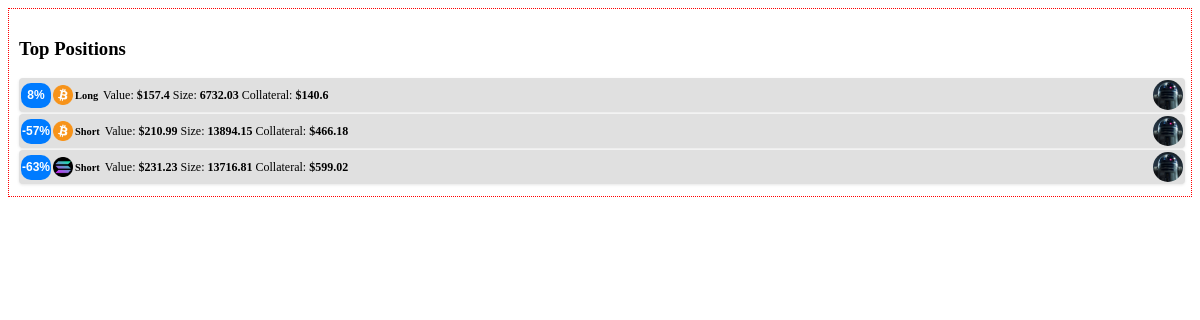
The app's page /positions/top_positions, older data.
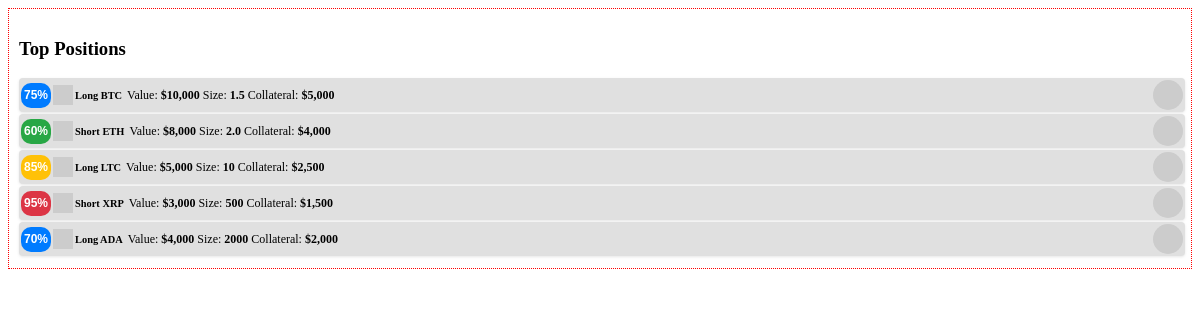
The same page, newer data.
### tables this page shows
CREATE TABLE positions (
        id TEXT PRIMARY KEY,
        asset_type TEXT,
        position_type TEXT,
        entry_price REAL,
        liquidation_price REAL,
        current_travel_percent REAL,
        value REAL,
        collateral REAL,
        size REAL,
        leverage REAL,
        wallet_name TEXT,
        last_updated DATETIME,
        alert_reference_id TEXT,
        hedge_buddy_id TEXT,
        current_price REAL,
        liquidation_distance REAL,
        heat_index REAL,
        current_heat_index REAL,
        pnl_after_fees_usd REAL
    );

### positions/positions_bp.py (the view)
@positions_bp.route("/top_positions", methods=["GET"])
@positions_bp.route("/top_positions", methods=["GET"])
def show_top_positions():
    try:
        all_positions = PositionService.get_all_positions(DB_PATH)
        _resolve_wallet_images(all_positions)
        valid_positions = [pos for pos in all_positions if pos.get("current_travel_percent") is not None]
        top_positions = sorted(valid_positions, key=lambda pos: pos["current_travel_percent"], reverse=True)[:3]
        bottom_positions = sorted(valid_positions, key=lambda pos: pos["current_travel_percent"])[:3]
        print("DEBUG: Alert States for Top Positions:")
        for pos in top_positions:
            print("Top Position - ID: {}, Alert State: {}".format(pos.get("id", "unknown"),
                                                                  pos.get("alert_state", "N/A")))
        print("DEBUG: Alert States for Bottom Positions:")
        for pos in bottom_positions:
            print("Bottom Position - ID: {}, Alert State: {}".format(pos.get("id", "unknown"),
                                                                     pos.get("alert_state", "N/A")))
        return render_template("top_positions.html", top_positions=top_positions, bottom_positions=bottom_positions)
    except Exception as e:
        print("Error retrieving top positions: {}".format(e))
        return render_template("top_positions.html", top_positions=[], bottom_positions=[])

### data/data_locker.py (called while the page is built)
    @classmethod
    def get_instance(cls, db_path: Optional[str] = None) -> 'DataLocker':
        if cls._instance is None:
            cls._instance = cls(db_path)
        return cls._instance

    def _init_sqlite_if_needed(self):
        db_dir = os.path.dirname(self.db_path)
        if db_dir and not os.path.exists(db_dir):
            os.makedirs(db_dir, exist_ok=True)
            self.logger.debug(f"Created directory for DB: {db_dir}")
        if self.conn is None:
            self.conn = sqlite3.connect(self.db_path, check_same_thread=False)
            self.conn.row_factory = sqlite3.Row
        if self.cursor is None:
            self.cursor = self.conn.cursor()

    def read_positions(self):
        cursor = self.conn.cursor()
        cursor.execute("SELECT * FROM positions")
        rows = cursor.fetchall()
        cursor.close()
        return rows

    def get_wallet_by_name(self, wallet_name: str) -> Optional[dict]:
        self._init_sqlite_if_needed()
        self.cursor.execute("""
            SELECT name,
                   public_address,
                   private_address,
                   image_path,
                   balance
              FROM wallets
             WHERE name=?
             LIMIT 1
        """, (wallet_name,))
        row = self.cursor.fetchone()
        if not row:
            return None
        return {
            "name": row["name"],
            "public_address": row["public_address"],
            "private_address": row["private_address"],
            "image_path": row["image_path"],
            "balance": row["balance"]
        }

### launch_pad.py (called while the page is built)
@app.context_processor
def update_theme_context():
    config_path = current_app.config.get("CONFIG_PATH", CONFIG_PATH)
    try:
        with open(config_path, 'r') as f:
            conf = json.load(f)
    except Exception as e:
        conf = {}
    theme = {}
    theme_config = conf.get("theme_config", {})
    selected = theme_config.get("selected_profile", "")
    if selected:
        theme = theme_config.get("profiles", {}).get(selected, {})
    return dict(theme=theme)

### utils/calc_services.py (called while the page is built)
    def calculate_value(self, position):
        size = float(position.get("size", 0.0))
        return round(size, 2)

    def calculate_leverage(self, size: float, collateral: float) -> float:
        if size <= 0 or collateral <= 0:
            return 0.0
        return round(size / collateral, 2)

### templates/top_positions.html (shortened to what this page needs)
<div class="invisible-container" style="border: 1px dotted red; padding: 10px;">
  <div class="card">
    <div class="card-header">
      <h3 class="card-title">Top Positions</h3>
    </div>
    <div class="card-body">
      {% if top_positions %}
        {% for pos in top_positions %}
          {% set box_class = "text-bg-blue" %}
          {% if pos.alert_state == "alert-low" %}
            {% set box_class = "text-bg-success" %}
          {% elif pos.alert_state == "alert-medium" %}
            {% set box_class = "text-bg-warning" %}
          {% elif pos.alert_state == "alert-high" %}
            {% set box_class = "text-bg-danger" %}
          {% endif %}
          <div class="info-box">
            <span class="info-box-icon {{ box_class }} text-white">
              <span class="small-percentage">
                {{ pos.current_travel_percent | round(0, 'floor') | int }}%
              </span>
            </span>
            <div class="info-box-content">
              <div class="info-box-asset">
                <span class="info-box-extra">
                  <img src="{{ url_for('static', filename='images/' ~ pos.asset_type|lower ~ '_logo.png') }}"
                       alt="{{ pos.asset_type }} Logo"
                       onerror="this.onerror=null;this.src='{{ url_for('static', filename='images/default_logo.png') }}';">
                  <span>{{ pos.position_type }}</span>
                </span>
                <div class="info-box-details">
                  <span>Value: <strong>${{ pos.value }}</strong></span>
                  <span>Size: <strong>{{ pos.size }}</strong></span>
                  <span>Collateral: <strong>${{ pos.collateral }}</strong></span>
                </div>
              </div>
            </div>
            <div class="info-box-wallet">
              {% if pos.wallet_image %}
                <img src="{{ pos.wallet_image }}"
                     alt="Wallet Logo"
                     onerror="this.onerror=null;this.style.display='none';this.nextElementSibling.style.display='inline-flex';">
              {% else %}
                <span style="display:inline-flex;width:30px;height:30px;border-radius:50%;background:#6c757d;color:#fff;font-size:11px;font-weight:bold;align-items:center;justify-content:center;">
                  {{ (pos.wallet_name or '?')[:2]|upper }}
                </span>
              {% endif %}
            </div>
          </div>
        {% endfor %}
      {% else %}
        <div class="info-box">
          <span class="info-box-icon text-bg-blue text-white">
            <span class="small-percentage">75%</span>
          </span>
          <div class="info-box-content">
            <div class="info-box-asset">
              <span class="info-box-extra">
                <img src="https://via.placeholder.com/20" alt="BTC Logo">
                <span>Long BTC</span>
              </span>
              <div class="info-box-details">
                <span>Value: <strong>$10,000</strong></span>
                <span>Size: <strong>1.5</strong></span>
                <span>Collateral: <strong>$5,000</strong></span>
              </div>
            </div>
          </div>
          <div class="info-box-wallet">
            <img src="https://via.placeholder.com/30" alt="Wallet Logo">
          </div>
        </div>
        <div class="info-box">
          <span class="info-box-icon text-bg-success text-white">
            <span class="small-percentage">60%</span>
          </span>
          <div class="info-box-content">
            <div class="info-box-asset">
              <span class="info-box-extra">
                <img src="https://via.placeholder.com/20" alt="ETH Logo">
                <span>Short ETH</span>
              </span>
              <div class="info-box-details">
                <span>Value: <strong>$8,000</strong></span>
                <span>Size: <strong>2.0</strong></span>
                <span>Collateral: <strong>$4,000</strong></span>
              </div>
            </div>
          </div>
          <div class="info-box-wallet">
            <img src="https://via.placeholder.com/30" alt="Wallet Logo">
          </div>
        </div>
        <div class="info-box">
          <span class="info-box-icon text-bg-warning text-white">
            <span class="small-percentage">85%</span>
          </span>
          <div class="info-box-content">
            <div class="info-box-asset">
              <span class="info-box-extra">
                <img src="https://via.placeholder.com/20" alt="LTC Logo">
                <span>Long LTC</span>
              </span>
              <div class="info-box-details">
                <span>Value: <strong>$5,000</strong></span>
                <span>Size: <strong>10</strong></span>
                <span>Collateral: <strong>$2,500</strong></span>
              </div>
            </div>
          </div>
          <div class="info-box-wallet">
            <img src="https://via.placeholder.com/30" alt="Wallet Logo">
          </div>
        </div>
        <div class="info-box">
          <span class="info-box-icon text-bg-danger text-white">
            <span class="small-percentage">95%</span>
          </span>
          <div class="info-box-content">
            <div class="info-box-asset">
              <span class="info-box-extra">
                <img src="https://via.placeholder.com/20" alt="XRP Logo">
                <span>Short XRP</span>
              </span>
              <div class="info-box-details">
                <span>Value: <strong>$3,000</strong></span>
                <span>Size: <strong>500</strong></span>
                <span>Collateral: <strong>$1,500</strong></span>
              </div>
            </div>
          </div>
          <div class="info-box-wallet">
            <img src="https://via.placeholder.com/30" alt="Wallet Logo">
          </div>
        </div>
        <div class="info-box">
          <span class="info-box-icon text-bg-blue text-white">
            <span class="small-percentage">70%</span>
          </span>
          <div class="info-box-content">
            <div class="info-box-asset">
              <span class="info-box-extra">
                <img src="https://via.placeholder.com/20" alt="ADA Logo">
                <span>Long ADA</span>
              </span>
              <div class="info-box-details">
                <span>Value: <strong>$4,000</strong></span>
                <span>Size: <strong>2000</strong></span>
                <span>Collateral: <strong>$2,000</strong></span>
              </div>
            </div>
          </div>
          <div class="info-box-wallet">
            <img src="https://via.placeholder.com/30" alt="Wallet Logo">
          </div>
        </div>
      {% endif %}
    </div>
  </div>
</div>

### templates/top_positions.html (style rules this page uses)
.invisible-container .card-body { display: block !important; overflow: visible !important; height: auto !important; }
.info-box { display: flex; align-items: center; background-color: #e0e0e0; padding: 2px !important; border-radius: 4px; box-shadow: 0 1px 3px rgba(0, 0, 0, 0.1); margin-bottom: 2px !important; width: 100% !important; }
.info-box-wallet { margin-left: auto; display: flex; align-items: center; }
.info-box-wallet img { border-radius: 50%; width: 30px; height: 30px; }
.info-box-asset { display: flex; align-items: center; gap: 3px; }
.info-box-extra { display: inline-flex; align-items: center; font-size: 0.6rem; margin: 0; }
.info-box-extra img { vertical-align: middle; width: 20px; height: 20px; }
.info-box-extra span { margin-left: 2px; }
.info-box-extra span:last-child { font-size: 0.65rem; font-weight: bold; }
.info-box-icon { width: 30px; height: 25px; line-height: 25px; display: flex; align-items: center; justify-content: center; border-radius: 10px; margin-right: 2px; }
.text-bg-blue { background-color: #007bff !important; }
.text-bg-success { background-color: #28a745 !important; }
.text-bg-warning { background-color: #ffc107 !important; }
.text-bg-danger { background-color: #dc3545 !important; }
.small-percentage { font-size: 0.75rem !important; font-weight: bold !important; font-family: 'Nunito', sans-serif; color: white !important; margin-right: 0 !important; }
.info-box-details { display: flex; gap: 3px; font-size: 0.75rem; align-items: center; margin-left: 2px; }

Row changes from the older to the newer data that the page shows:
removed positions: current_travel_percent "8", position_type "Long", value "157.4", size "6732.03", collateral "140.6"
removed positions: current_travel_percent "-57", position_type "Short", value "210.99", size "13894.15", collateral "466.18"
removed positions: current_travel_percent "-63", shows a picture, position_type "Short", value "231.23", size "13716.81", collateral "599.02"
Text that changed along with them:
text now shown: "75% Long BTC Value: $10,000 Size: 1.5 Collateral: $5,000 60% Short ETH Value: $8,000 Size: 2.0 Collateral: $4,000 85% Long LTC Value: $5,000 Size: 10 Collateral: $2,500 95% Short XRP Value: $3,000 Size: 500 Collateral: $1,500 70% Long ADA Value: $4,000 Size: 2000 Collateral: $2,000"
